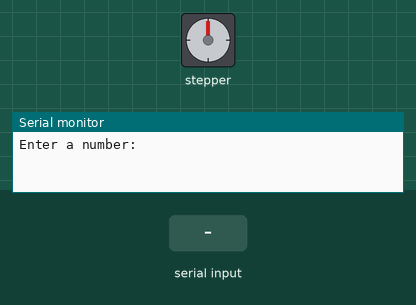
Bench run of a sketch on a simulated ESP32. Shown: stepper motor, the last lines printed to the serial monitor. The test bench sets the inputs (shaded band). Stepper angles assume 200 steps per turn.

Above: at 1.2 s.
1.3 s: "5\n" received over Serial
At 1.79 s:
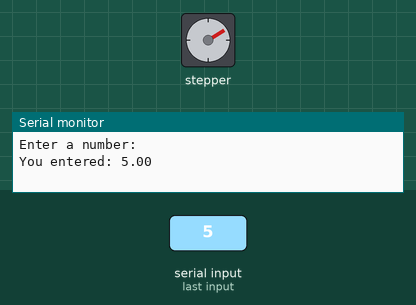
At 3.1 s:
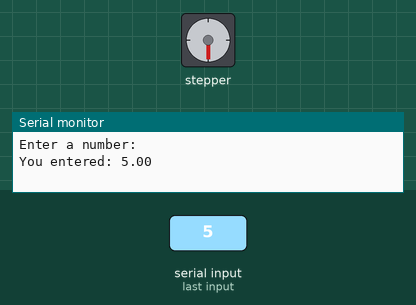
3.6 s: "90\n" received over Serial
At 4.09 s:
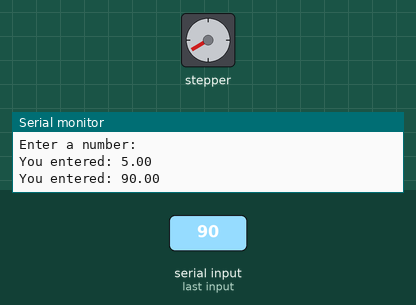
At 5.3 s:
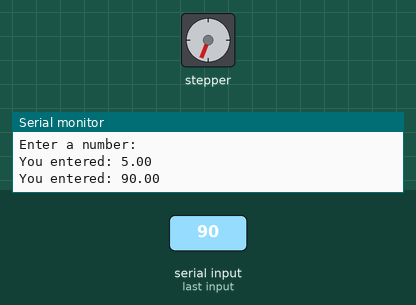
6.6 s: "200\n" received over Serial
9.6 s: "5\n" received over Serial
15.6 s: "90\n" received over Serial
18.6 s: "200\n" received over Serial
Timing chart, 0 to 22.6 s (numbered marks = the images above; inputs shaded):
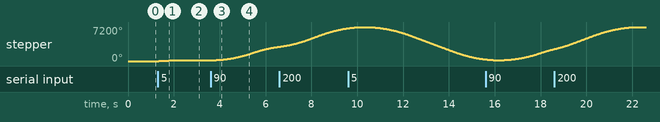

Measured:
- after the input at 1.3 s, stepper: turns 180° clockwise in 0.77 s, starting after 0.04 s
- after the input at 3.6 s, stepper: keeps turning clockwise at about 970°/s, starting after 0.04 s

The sketch:

esp32-stepper-driver-accel-2.ino
```cpp
#include "FastAccelStepper.h"

// As in StepperDemo for Motor 1 on AVR
//#define dirPinStepper    5
//#define enablePinStepper 6
//#define stepPinStepper   9  // OC1A in case of AVR

// As in StepperDemo for Motor 1 on ESP32
#define dirPinStepper 13
#define enablePinStepper 26
#define stepPinStepper 12
#define PULSES_PER_DEG 20

FastAccelStepperEngine engine = FastAccelStepperEngine();
FastAccelStepper *stepper = NULL;

void setup() {
  engine.init();
  stepper = engine.stepperConnectToPin(stepPinStepper);
  if (stepper) {
    stepper->setDirectionPin(dirPinStepper);
    stepper->setEnablePin(enablePinStepper);
    stepper->setAutoEnable(true);

    // If auto enable/disable need delays, just add (one or both):
    // stepper->setDelayToEnable(50);
    // stepper->setDelayToDisable(1000);

    stepper->setSpeedInUs(1000);  // the parameter is us/step !!!
    stepper->setAcceleration(500);
    //stepper->move(-1000);


  Serial.begin(115200);
  Serial.println("Enter a number:");
  }
}

void loop() {
  if (Serial.available() > 0) {
    // Read the input from the user
    //int number = Serial.parseInt();
    float deg = Serial.parseFloat();

    // Check if the input is valid (i.e., a number was successfully read)
    if (Serial.read() == '\n') {
      // Print the number back to the user
      Serial.print("You entered: ");
      //Serial.println(number);
      Serial.println(deg);
      //stepper->move(number);

      int pos = deg * PULSES_PER_DEG;
      stepper->moveTo(pos);

    } else {
      // If the input is not valid, clear the input buffer
      while (Serial.available() > 0) {
        Serial.read();
      }
      Serial.println("Invalid input. Please enter a number:");
    }
  }
  }
```
